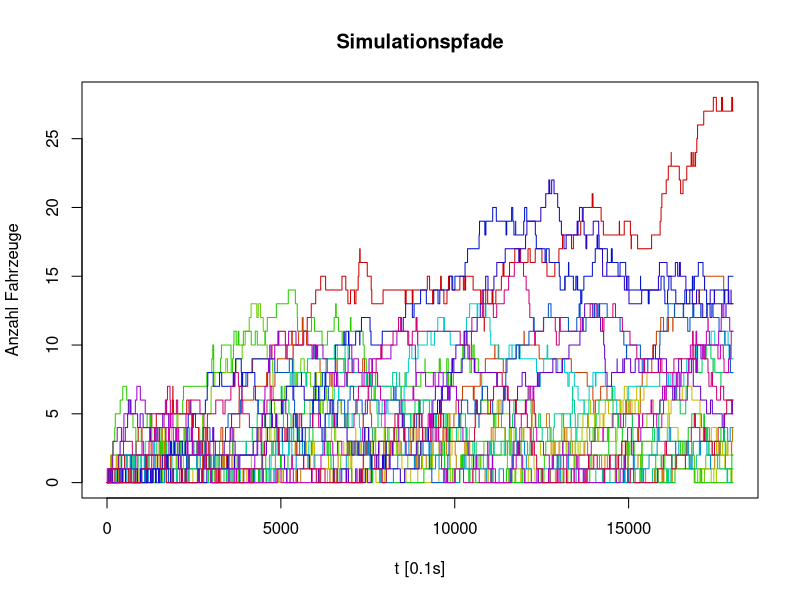
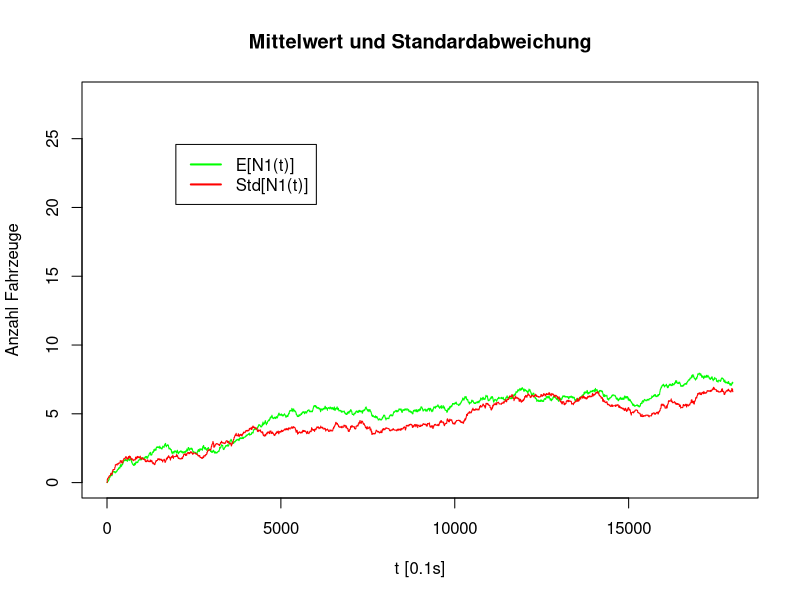
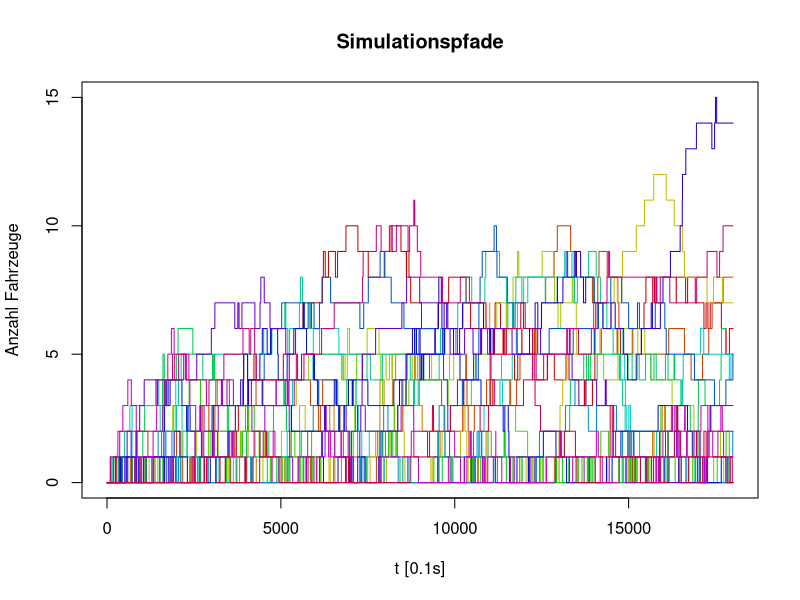
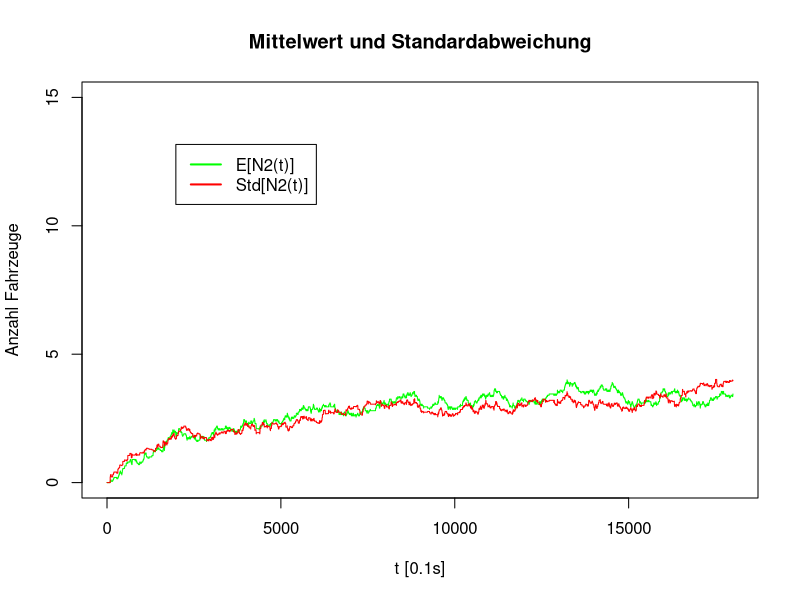
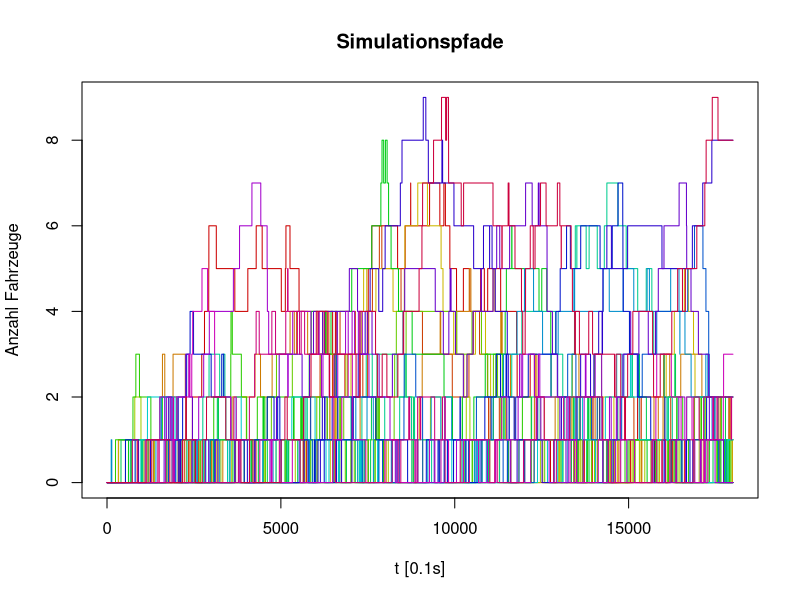
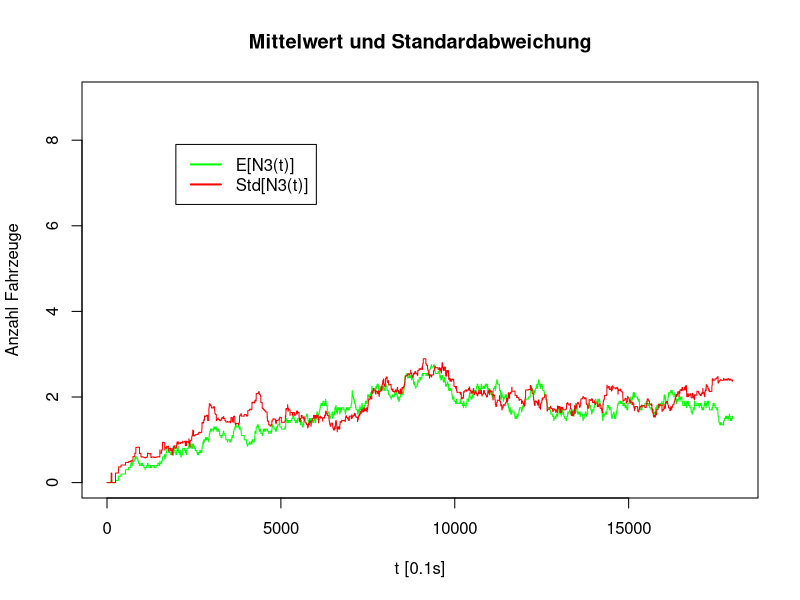
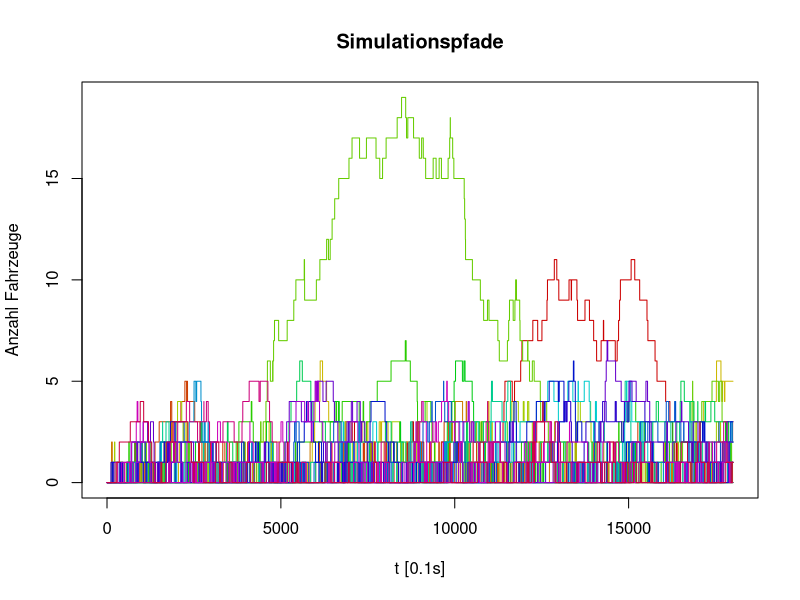
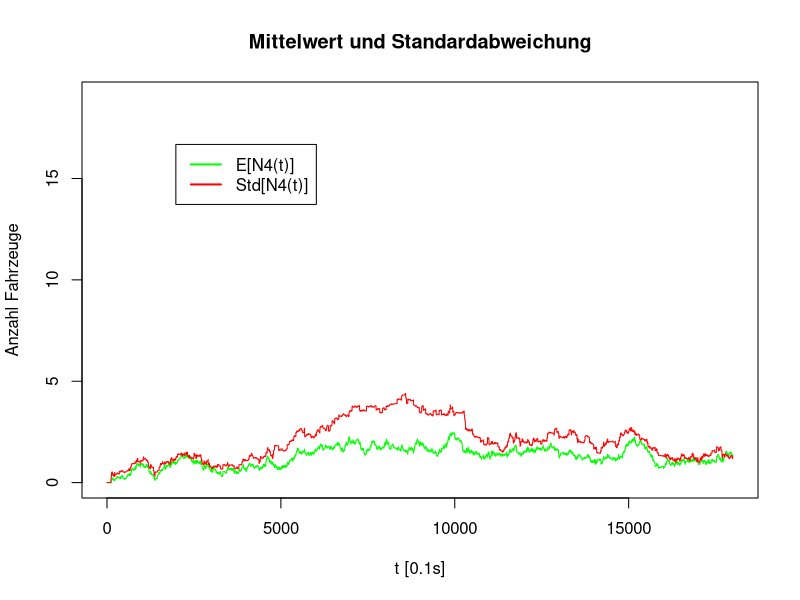

These figures' R source, in order:
{
  hoursToDeltat <- function(h) {
    # 10th of a second
    h * 60 * 60 * 10
  }
  
  dt <- 0.1
  EA <- c(
    0.04, # Traffic of A1, 2/3 of EB[[1]]
    0.02, # Motorway entrace 60 Weiningen, 1/3 of EB[[1]]
    0.02  # Traffic of A53 Brütiseller Kreuz -> Sankt Gallen, 71k vehicles/day on A53 -> 0.04 vehicles/(s/10) in one direction -> 0.02 Vehicles/(s/10) take the Brütiseller Kreuz in direction Sankt Gallen
  )
  EB <- c(
    0.06, # Traffic Gubrist, 105k vehicles/day -> 0.06 Vehilces/(s/10) in one direction
    0.03, # Brütiseller Kreuz A1 direction of Gubrist to Zürcher Oberland, 71k Vehicles/Day on A53 -> 0.04 Vehicles/(s/10) in one direction -> 0.03 Fz/(s/10) from direction of Gubrist, others from direction of SG
    0.09 # 160k vehicles/day Brütiseller Kreuz Nord
  )
  pA <- 1-exp(-EA*dt)
  pB <- 1-exp(-EB*dt)
  pS <- c(0.6, 0.5, 0.5)
  pV <- c(2/3)
  
  m <- 20
  n <- hoursToDeltat(0.5) # hours simulation time
  allPaths <- c()
  
  # allPA = c()
  
  for (run in 1:m) {
    N <- list(0,0,0,0,0)

    for (t in 1:n) {
      N[[1]][t+1] <- N[[1]][t]
      N[[2]][t+1] <- N[[2]][t]
      N[[3]][t+1] <- N[[3]][t]
      N[[4]][t+1] <- N[[4]][t]
      N[[5]][t+1] <- N[[5]][t]
      
      # arrivals
      rand_pA_1 <- runif(1)
      rand_pA_2 <- runif(1)
      rand_pA_3 <- runif(1)
      # servings
      rand_pB_1 <- runif(1)
      rand_pB_2 <- runif(1)
      rand_pB_3 <- runif(1)
      # which Queue is served, if the server serves
      rand_pS_1 <- runif(1)
      rand_pS_3 <- runif(1)
      # which Queue is feeded, if the server serves
      rand_pV_1 <- runif(1)

      # S2 can serve AND did serve
      if (N[[3]][t] > 0 && rand_pB_2 < pB[2]) {
        N[[3]][t+1] <- N[[3]][t+1] - 1
      }
      
      # S3 can serve AND did serve
      if ((N[[5]][t] > 0 || N[[4]][t] > 0) && rand_pB_3 < pB[3]) {
        # can serve Q4 AND (did serve Q4 OR can not serve Q5)
        if (N[[4]][t] > 0 && (rand_pS_3 < pS[3] || N[[5]][t] == 0)) {
          N[[4]][t+1] <- N[[4]][t+1] - 1
        }
        
        # can serve Q5 AND (did serve Q5 OR can not serve Q4)
        if (N[[5]][t] > 0 && (rand_pS_3 >= pS[3] || N[[4]][t] == 0)) {
          N[[5]][t+1] <- N[[5]][t+1] - 1
        }
      }
      
      # S1 can serve AND did serve
      if ((N[[1]][t] > 0 || N[[2]][t] > 0) && rand_pB_1 < pB[1]) {
        # can serve Q1 AND (did serve Q1 OR can not serve Q2)
        if (N[[1]][t] > 0 && (rand_pS_1 < pS[1] || N[[2]][t] == 0)) {
          N[[1]][t+1] <- N[[1]][t+1] - 1
        }
        # can serve Q2 AND (did serve Q2 OR can not serve Q1)
        if (N[[2]][t] > 0 && (rand_pS_1 >= pS[1] || N[[1]][t] == 0)) {
          N[[2]][t+1] <- N[[2]][t+1] - 1
        }
        # served one goes to Q4
        if (rand_pV_1 < pV[1]) {
          N[[4]][t+1] <- N[[4]][t+1] + 1
        } else {
          # goes to Q3
          N[[3]][t+1] <- N[[3]][t+1] + 1
        }
      }
      
      # Q1 has arrival
      if (rand_pA_1 < pA[1]) {
        N[[1]][t+1] <- N[[1]][t+1] + 1
      }
      
      # Q2 has arrival
      if (rand_pA_2 < pA[2]) {
        N[[2]][t+1] <- N[[2]][t+1] + 1
      }
      
      # Q5 has arrival
      if (rand_pA_3 < pA[3]) {
        N[[5]][t+1] <- N[[5]][t+1] + 1
      }
    }
    
    allPaths <- c(allPaths, list(N))
  }
  
  {
    colors <- rainbow(m, v=0.8)
    for (queue in 1:5) {
      png(
        paste("~/cloudstation/cloud/hwz/Simulation/queue_", queue, "_paths.png", sep = ""),
        width = 2000,
        height = 1600,
        res = 300
      )
      # plot a chart of all paths
      y <- max(allPaths[[1]][[queue]])
      for (run in 2:m) {
        y <- max(y, max(allPaths[[run]][[queue]]))
      }

      ?png
        
      plot(
        main = "Simulationspfade",
        allPaths[[1]][[queue]], 
        type="l", 
        col=colors[1], 
        ylim = c(0,y),
        ylab = "Anzahl Fahrzeuge",
        xlab = "t [0.1s]"
      )
      for (run in 2:m) {
        lines(allPaths[[run]][[queue]], col=colors[run])
      }
      
      dev.off()
      
      png(
        paste("~/cloudstation/cloud/hwz/Simulation/queue_", queue, "_mean.png", sep = ""),
        width = 2000,
        height = 1600,
        res = 300
      )
      
      # plot mean and std derivation
      E <- c()
      Std <- c()
      
      for (t in 1:n) {
        itms <- c()
        for (run in 1:m) {
          itm <- allPaths[[run]][[queue]][t]
          itms <- c(itms, itm)
        }
        
        E = c(E, mean(itms))
        Std = c(Std, sqrt(var(itms)))
      }
      
      plot(
        main = "Mittelwert und Standardabweichung",
        E, 
        type = "l", 
        col="green",
        ylim = c(0,y),
        ylab = "Anzahl Fahrzeuge",
        xlab = "t [0.1s]"
      )
      legend(x = 4000, y=y*0.8, legend=c(paste("E[N", queue, "(t)]", sep=""), paste("Std[N", queue, "(t)]", sep="")), col = c("green", "red"), lwd=2, cex=1, xjust=0.5, yjust=0.5)
      lines(Std, col="red")
      
      dev.off()
    }
  }
  
}



